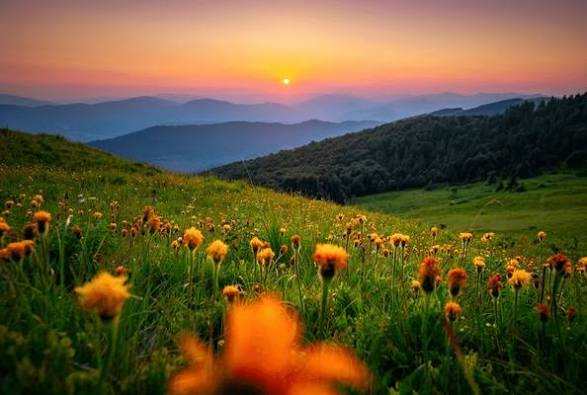
#> input picture download.jpg, 587 x 395 px
$ python '8th(object segmentation).py'
#> lines starting #> are read from the running program, lines starting #| are printed output that depends on the picture; after the words box and inside, x2 and y2 are one past the last pixel; in counts of white or black regions, pixels touching at a corner belong together
import cv2

image = cv2.imread("download.jpg")
#> image is the input picture: shape (395, 587, 3); mean B, G, R 52.6, 87.1, 103.6

gray = cv2.cvtColor(image, cv2.COLOR_BGR2GRAY)
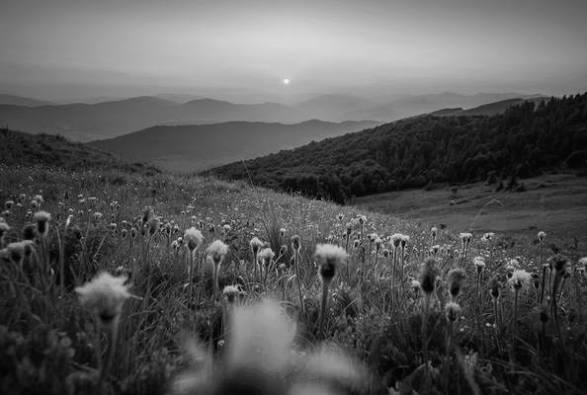
#> gray: shape (395, 587); min 0, max 245, mean 88.1

_, binary = cv2.threshold(gray, 127, 255, cv2.THRESH_BINARY)
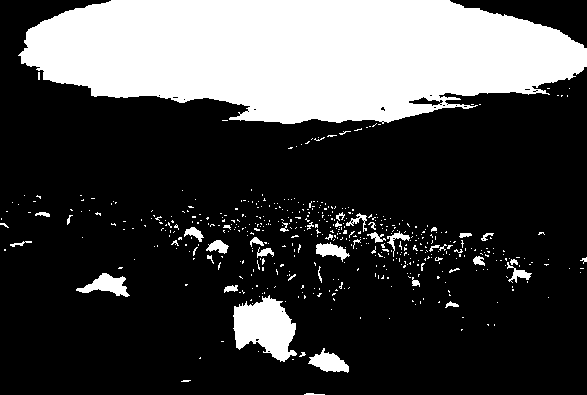
#> binary: shape (395, 587); 26.3% white; 514 white regions (474 under 20 px)

contours, _ = cv2.findContours(binary, cv2.RETR_TREE, cv2.CHAIN_APPROX_SIMPLE)
#> contours = 543 contours, 520 with area under 20; largest, box (x1, y1, x2, y2) and area: (18, 0, 587, 124) 52585, (233, 295, 297, 362) 2598, (76, 273, 130, 297) 555, (308, 348, 349, 373) 493, (316, 242, 350, 262) 297

output = cv2.drawContours(image.copy(), contours, -1, (0, 255, 0), 2)
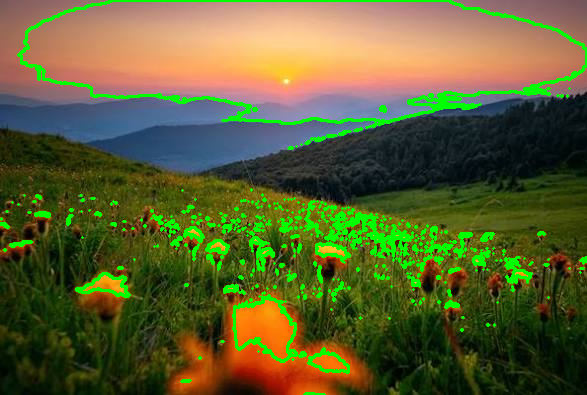
#> output: shape (395, 587, 3); mean B, G, R 48.1, 96.4, 92.6

cv2.imshow("Segmented", output)
cv2.waitKey(0)
cv2.destroyAllWindows()
